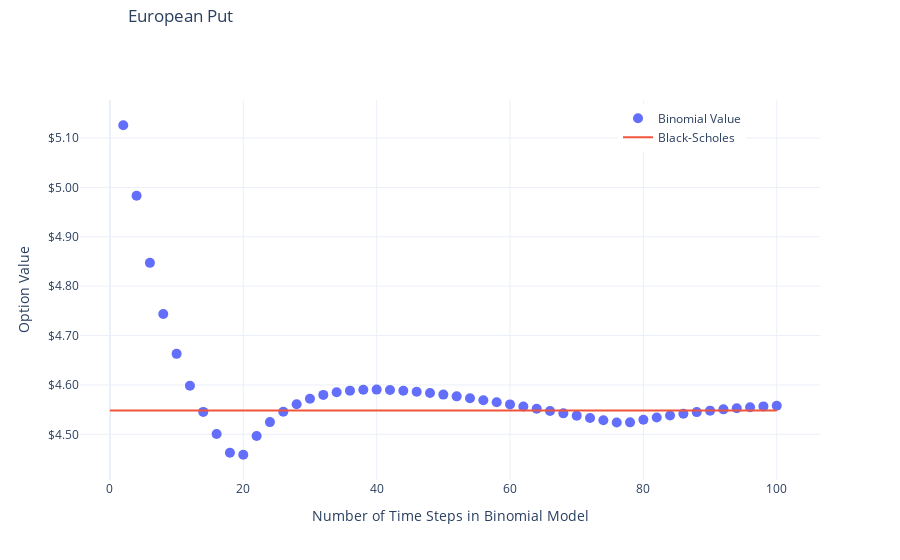

The cell this chart's notebook holds for it:
### Markdown cell above
# FIGURE: EUROPEAN PUT

### Code cell
fig = go.Figure()
fig.add_trace(
    go.Scatter(
        x=a, 
        y=put, 
        mode="markers",
        marker=dict(size=10),
        name="Binomial Value",
        hovertemplate="Binomial value = $%{y:0.2f}<extra></extra>")
    )
fig.add_trace(
    go.Scatter(
        x = np.linspace(0, 2*maxN, 100),
        y= [put_bs] * 100,
        name = "Black-Scholes",
        hovertemplate="Black-Scholes value = $%{y:0.2f}<extra></extra>"
    )
)
fig.update_layout(
    xaxis_title = "Number of Time Steps in Binomial Model",
    yaxis_title = "Option Value",
    yaxis_tickprefix="$", 
    yaxis_tickformat=",.2f",
    template="plotly_white",    
    title={
        "text": "European Put",
        "y": 0.96,
        "x": 0.2,
        "xanchor": "center",
        "yanchor": "bottom",
    },
    legend=dict(
        yanchor="top",
        y=0.99, 
        xanchor="right", 
        x=0.90
    )
)
fig.show()

### Figure 1 — Plotly figure (JSON) as saved in the notebook; plotly's stock layout.template omitted (floating-point values rounded to 4 significant figures)
{"data": [{"hovertemplate": "Binomial value = $%{y:0.2f}<extra></extra>", "marker": {"size": 10}, "mode": "markers", "name": "Binomial Value", "type": "scatter", "x": [2, 4, 6, 8, 10, 12, 14, 16, 18, 20, 22, 24, 26, 28, 30, 32, 34, 36, 38, 40, 42, 44, 46, 48, 50, 52, 54, 56, 58, 60, 62, 64, 66, 68, 70, 72, 74, 76, 78, 80, 82, 84, 86, 88, 90, 92, 94, 96, 98, 100], "y": [5.126, 4.983, 4.847, 4.743, 4.663, 4.598, 4.545, 4.501, 4.463, 4.459, 4.497, 4.525, 4.546, 4.561, 4.572, 4.58, 4.585, 4.588, 4.59, 4.591, 4.59, 4.588, 4.586, 4.584, 4.58, 4.577, 4.573, 4.569, 4.565, 4.561, 4.556, 4.552, 4.547, 4.542, 4.538, 4.533, 4.528, 4.524, 4.524, 4.529, 4.534, 4.538, 4.542, 4.545, 4.548, 4.551, 4.553, 4.555, 4.557, 4.558]}, {"hovertemplate": "Black-Scholes value = $%{y:0.2f}<extra></extra>", "name": "Black-Scholes", "type": "scatter", "x": [0, 1.01, 2.02, 3.03, 4.04, 5.051, 6.061, 7.071, 8.081, 9.091, 10.1, 11.11, 12.12, 13.13, 14.14, 15.15, 16.16, 17.17, 18.18, 19.19, 20.2, 21.21, 22.22, 23.23, 24.24, 25.25, 26.26, 27.27, 28.28, 29.29, 30.3, 31.31, 32.32, 33.33, 34.34, 35.35, 36.36, 37.37, 38.38, 39.39, 40.4, 41.41, 42.42, 43.43, 44.44, 45.45, 46.46, 47.47, 48.48, 49.49, 50.51, 51.52, 52.53, 53.54, 54.55, 55.56, 56.57, 57.58, 58.59, 59.6, 60.61, 61.62, 62.63, 63.64, 64.65, 65.66, 66.67, 67.68, 68.69, 69.7, 70.71, 71.72, 72.73, 73.74, 74.75, 75.76, 76.77, 77.78, 78.79, 79.8, 80.81, 81.82, 82.83, 83.84, 84.85, 85.86, 86.87, 87.88, 88.89, 89.9, 90.91, 91.92, 92.93, 93.94, 94.95, 95.96, 96.97, 97.98, 98.99, 100], "y": [4.548, 4.548, 4.548, 4.548, 4.548, 4.548, 4.548, 4.548, 4.548, 4.548, 4.548, 4.548, 4.548, 4.548, 4.548, 4.548, 4.548, 4.548, 4.548, 4.548, 4.548, 4.548, 4.548, 4.548, 4.548, 4.548, 4.548, 4.548, 4.548, 4.548, 4.548, 4.548, 4.548, 4.548, 4.548, 4.548, 4.548, 4.548, 4.548, 4.548, 4.548, 4.548, 4.548, 4.548, 4.548, 4.548, 4.548, 4.548, 4.548, 4.548, 4.548, 4.548, 4.548, 4.548, 4.548, 4.548, 4.548, 4.548, 4.548, 4.548, 4.548, 4.548, 4.548, 4.548, 4.548, 4.548, 4.548, 4.548, 4.548, 4.548, 4.548, 4.548, 4.548, 4.548, 4.548, 4.548, 4.548, 4.548, 4.548, 4.548, 4.548, 4.548, 4.548, 4.548, 4.548, 4.548, 4.548, 4.548, 4.548, 4.548, 4.548, 4.548, 4.548, 4.548, 4.548, 4.548, 4.548, 4.548, 4.548, 4.548]}], "layout": {"legend": {"x": 0.9, "xanchor": "right", "y": 0.99, "yanchor": "top"}, "title": {"text": "European Put", "x": 0.2, "xanchor": "center", "y": 0.96, "yanchor": "bottom"}, "xaxis": {"title": {"text": "Number of Time Steps in Binomial Model"}}, "yaxis": {"tickformat": ",.2f", "tickprefix": "$", "title": {"text": "Option Value"}}}}
